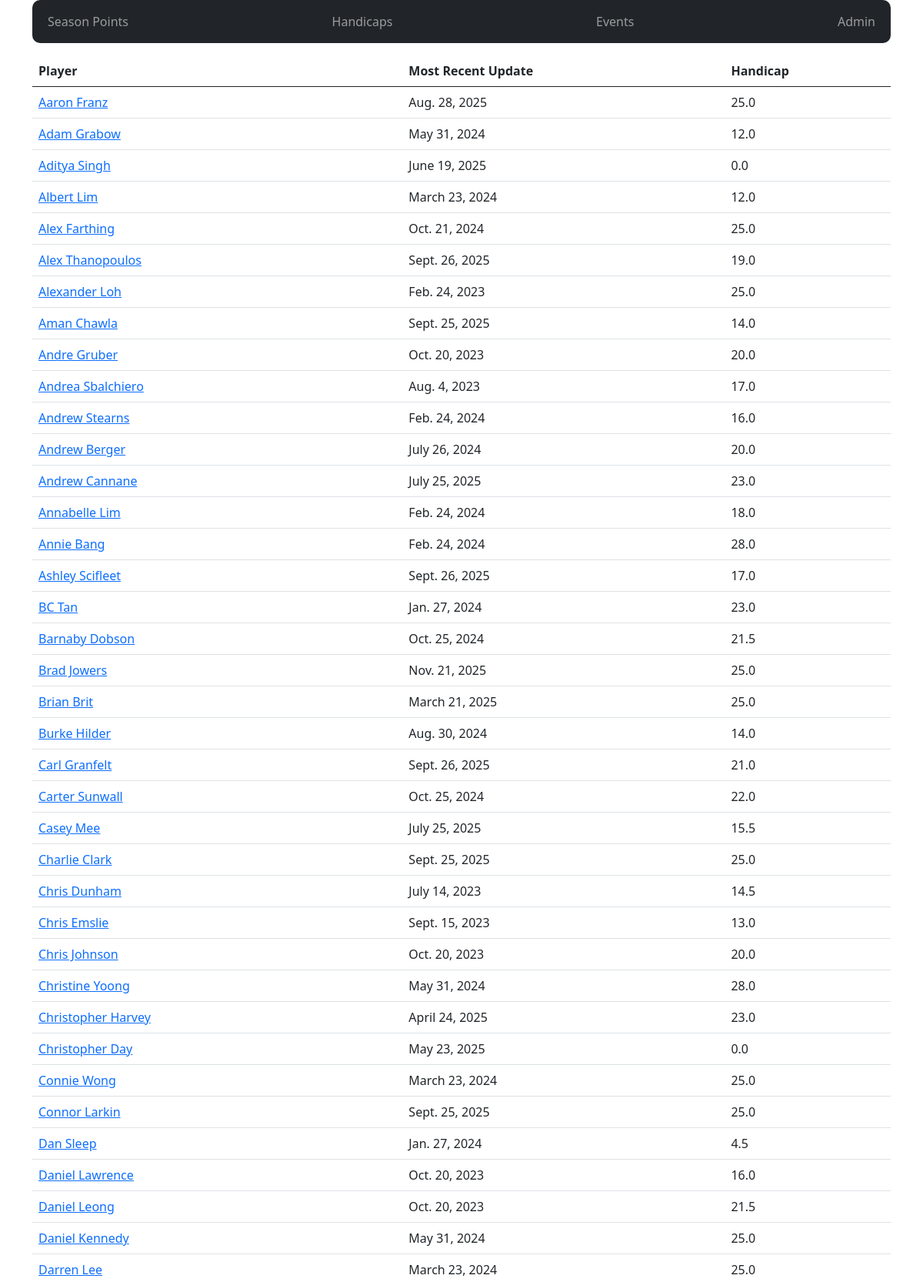
Page /handicaps/ (upper part) on the committed database.
### golf_league/models.py (models this page shows, shortened)
class Handicap(models.Model):
    golfer = models.ForeignKey(LeaguePlayer, on_delete=models.CASCADE, null=True)
    handicap = models.DecimalField(max_digits=3,decimal_places=1)
    created_at = models.DateTimeField(auto_now_add=True)
    effective_at = models.DateField()
    update_user = models.CharField(max_length=200,null=True, blank=True)
    update_golf_round = models.OneToOneField('PlayedRound', on_delete=models.SET_NULL, null=True, blank=True)
    update_comment = models.CharField(max_length=200,null=True, blank=True)

class LeaguePlayer(models.Model):
    first_name = models.CharField(max_length=200,null=True, blank=True)
    last_name = models.CharField(max_length=200,null=True, blank=True)
    gender = models.CharField(max_length=1,choices=[("M","Male"),("F","Female")])
    def __str__(self):
        return self.first_name + " " +self.last_name

### golf_league/views.py (the view)
# urls.py: path("handicaps/", views.Handicap_ListView.as_view(), name = 'handicaps_summary'),
class Handicap_ListView(ListView):
    model = Handicap
    def get(self, request):
        max_ids = Handicap.objects.filter(golfer=OuterRef('golfer')).order_by('-effective_at').values('id')
        x = Handicap.objects.filter(id=Subquery(max_ids[:1])).order_by('golfer__first_name')
        context = { 'handicap_list' : x}
        return render(request, 'golf_league/handicap_list.html', context)

### golf_league/templates/golf_league/handicap_list.html
{% extends 'base_menu.html' %}
{% block content %}
<p>
{% if handicap_list %}
<table class="table">
  <thead>
    <tr>
      <th scope="col">Player</th>
      <th scope="col">Most Recent Update</th>
      <th scope="col">Handicap</th>
    </tr>
  </thead>
  <tbody>
    {% for player in handicap_list %}
      <tr>
        <td><a href="{% url 'golf_league:handicaps_detail'  player.golfer.id %}">{{ player.golfer }}</a></td>
        <td>{{ player.effective_at }}</td>
        <td>{{ player.handicap }}</td>
      </tr>
    {% endfor %}
  </tbody>
</table>
{% else %}
<p>Error getting handicap list</p>
{% endif %}
{% endblock %}

### rows in the picture
Handicap: golfer "Aaron Franz", effective_at "Aug. 28, 2025", handicap "25.0"
Handicap: golfer "Adam Grabow", effective_at "May 31, 2024", handicap "12.0"
Handicap: golfer "Aditya Singh", effective_at "June 19, 2025", handicap "0.0"
Handicap: golfer "Albert Lim", effective_at "March 23, 2024", handicap "12.0"
Handicap: golfer "Alex Farthing", effective_at "Oct. 21, 2024", handicap "25.0"
Handicap: golfer "Alex Thanopoulos", effective_at "Sept. 26, 2025", handicap "19.0"
Handicap: golfer "Alexander Loh", effective_at "Feb. 24, 2023", handicap "25.0"
Handicap: golfer "Aman Chawla", effective_at "Sept. 25, 2025", handicap "14.0"
Handicap: golfer "Andre Gruber", effective_at "Oct. 20, 2023", handicap "20.0"
Handicap: golfer "Andrea Sbalchiero", effective_at "Aug. 4, 2023", handicap "17.0"
Handicap: golfer "Andrew Stearns", effective_at "Feb. 24, 2024", handicap "16.0"
Handicap: golfer "Andrew Berger", effective_at "July 26, 2024", handicap "20.0"
Handicap: golfer "Andrew Cannane", effective_at "July 25, 2025", handicap "23.0"
Handicap: golfer "Annabelle Lim", effective_at "Feb. 24, 2024", handicap "18.0"
Handicap: golfer "Annie Bang", effective_at "Feb. 24, 2024", handicap "28.0"
Handicap: golfer "Ashley Scifleet", effective_at "Sept. 26, 2025", handicap "17.0"
Handicap: golfer "BC Tan", effective_at "Jan. 27, 2024", handicap "23.0"
Handicap: golfer "Barnaby Dobson", effective_at "Oct. 25, 2024", handicap "21.5"
Handicap: golfer "Brad Jowers", effective_at "Nov. 21, 2025", handicap "25.0"
Handicap: golfer "Brian Brit", effective_at "March 21, 2025", handicap "25.0"
Handicap: golfer "Burke Hilder", effective_at "Aug. 30, 2024", handicap "14.0"
Handicap: golfer "Carl Granfelt", effective_at "Sept. 26, 2025", handicap "21.0"
Handicap: golfer "Carter Sunwall", effective_at "Oct. 25, 2024", handicap "22.0"
Handicap: golfer "Casey Mee", effective_at "July 25, 2025", handicap "15.5"
Handicap: golfer "Charlie Clark", effective_at "Sept. 25, 2025", handicap "25.0"
Handicap: golfer "Chris Dunham", effective_at "July 14, 2023", handicap "14.5"
Handicap: golfer "Chris Emslie", effective_at "Sept. 15, 2023", handicap "13.0"
Handicap: golfer "Chris Johnson", effective_at "Oct. 20, 2023", handicap "20.0"
Handicap: golfer "Christine Yoong", effective_at "May 31, 2024", handicap "28.0"
Handicap: golfer "Christopher Harvey", effective_at "April 24, 2025", handicap "23.0"
Handicap: golfer "Christopher Day", effective_at "May 23, 2025", handicap "0.0"
Handicap: golfer "Connie Wong", effective_at "March 23, 2024", handicap "25.0"
Handicap: golfer "Connor Larkin", effective_at "Sept. 25, 2025", handicap "25.0"
Handicap: golfer "Dan Sleep", effective_at "Jan. 27, 2024", handicap "4.5"
Handicap: golfer "Daniel Lawrence", effective_at "Oct. 20, 2023", handicap "16.0"
Handicap: golfer "Daniel Leong", effective_at "Oct. 20, 2023", handicap "21.5"
Handicap: golfer "Daniel Kennedy", effective_at "May 31, 2024", handicap "25.0"
Handicap: golfer "Darren Lee", effective_at "March 23, 2024", handicap "25.0"
